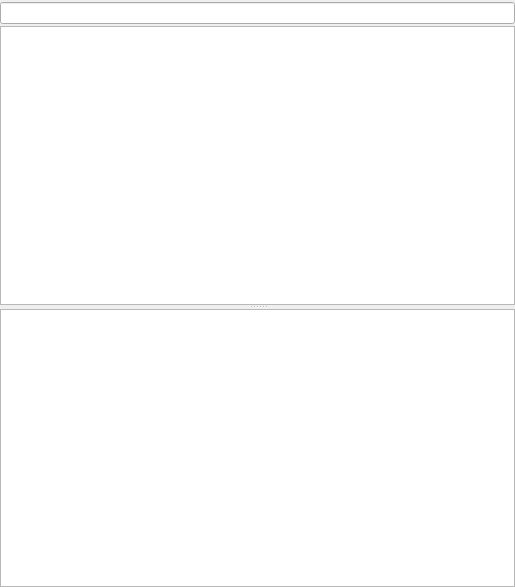
<?xml version="1.0" encoding="UTF-8"?>
<ui version="4.0">
 <class>QtObjectBrowserView</class>
 <widget class="QWidget" name="QtObjectBrowserView">
  <property name="geometry">
   <rect>
    <x>0</x>
    <y>0</y>
    <width>515</width>
    <height>587</height>
   </rect>
  </property>
  <property name="windowTitle">
   <string>Form</string>
  </property>
  <layout class="QVBoxLayout" name="verticalLayout">
   <property name="spacing">
    <number>2</number>
   </property>
   <property name="leftMargin">
    <number>0</number>
   </property>
   <property name="topMargin">
    <number>2</number>
   </property>
   <property name="rightMargin">
    <number>0</number>
   </property>
   <property name="bottomMargin">
    <number>0</number>
   </property>
   <item>
    <widget class="QLineEdit" name="m_Filter"/>
   </item>
   <item>
    <widget class="QSplitter" name="m_Splitter">
     <property name="sizePolicy">
      <sizepolicy hsizetype="Expanding" vsizetype="Expanding">
       <horstretch>0</horstretch>
       <verstretch>0</verstretch>
      </sizepolicy>
     </property>
     <property name="orientation">
      <enum>Qt::Vertical</enum>
     </property>
     <widget class="QTreeView" name="m_TreeView">
      <property name="sizePolicy">
       <sizepolicy hsizetype="Expanding" vsizetype="Expanding">
        <horstretch>0</horstretch>
        <verstretch>0</verstretch>
       </sizepolicy>
      </property>
     </widget>
     <widget class="QPlainTextEdit" name="m_DetailsView">
      <property name="sizePolicy">
       <sizepolicy hsizetype="Expanding" vsizetype="Expanding">
        <horstretch>0</horstretch>
        <verstretch>0</verstretch>
       </sizepolicy>
      </property>
      <property name="undoRedoEnabled">
       <bool>false</bool>
      </property>
      <property name="readOnly">
       <bool>true</bool>
      </property>
     </widget>
    </widget>
   </item>
  </layout>
 </widget>
 <resources/>
 <connections/>
</ui>
